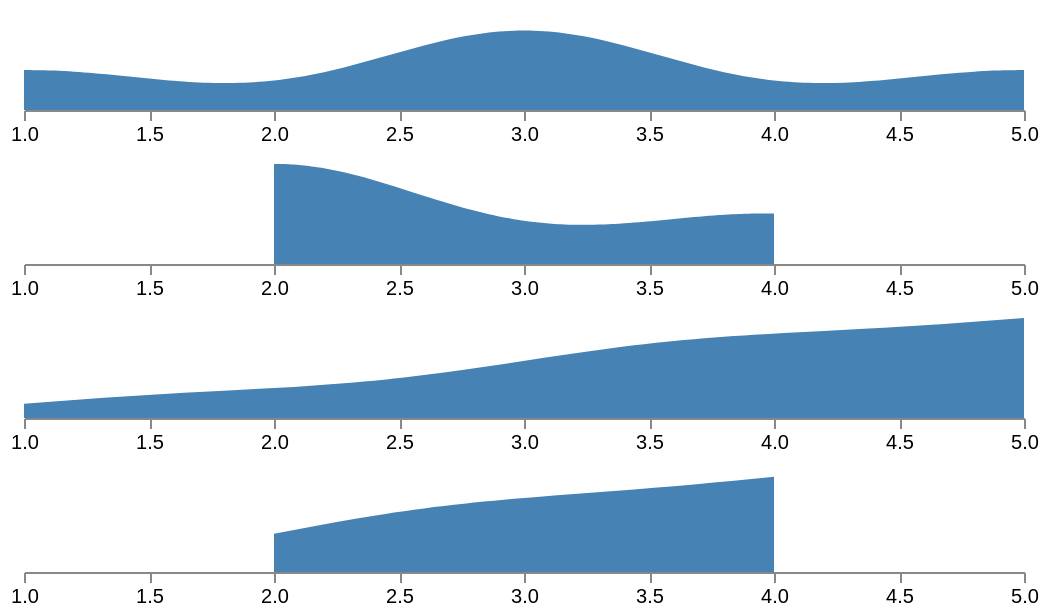

Write a Vega-Lite specification for this figure.
### Vega specification from a JSON file in a GitHub repository (floating-point values rounded to 4 significant figures)
{"$schema": "https://vega.github.io/schema/vega/v5.json", "width": 500, "padding": 5, "signals": [{"name": "plotHeight", "value": 50}, {"name": "bandwidth", "value": 0, "bind": {"input": "range", "min": 0, "max": 1, "step": 0.01}}], "data": [{"name": "points", "values": [{"k": "a", "v": 1}, {"k": "a", "v": 3}, {"k": "a", "v": 3}, {"k": "a", "v": 5}, {"k": "b", "v": 2}, {"k": "b", "v": 2}, {"k": "b", "v": 4}]}, {"name": "pdf", "source": "points", "transform": [{"type": "kde", "groupby": ["k"], "field": "v", "bandwidth": {"signal": "bandwidth"}}]}, {"name": "cdf", "source": "points", "transform": [{"type": "kde", "cumulative": true, "groupby": ["k"], "field": "v", "bandwidth": {"signal": "bandwidth"}}]}], "scales": [{"name": "xscale", "type": "linear", "range": "width", "domain": {"data": "points", "field": "v"}, "zero": false, "nice": true}, {"name": "ypdf", "type": "linear", "range": [{"signal": "plotHeight"}, 0], "domain": {"data": "pdf", "field": "density"}}, {"name": "ycdf", "type": "linear", "range": [{"signal": "plotHeight"}, 0], "domain": {"data": "cdf", "field": "density"}}], "layout": {"columns": 1, "padding": 10}, "marks": [{"type": "group", "from": {"facet": {"data": "pdf", "name": "facet", "groupby": "k"}}, "encode": {"enter": {"height": {"signal": "plotHeight"}}}, "axes": [{"orient": "bottom", "scale": "xscale", "zindex": 1}], "marks": [{"type": "area", "from": {"data": "facet"}, "encode": {"update": {"x": {"scale": "xscale", "field": "value"}, "y": {"scale": "ypdf", "field": "density"}, "y2": {"scale": "ypdf", "value": 0}, "fill": {"value": "steelblue"}}}}]}, {"type": "group", "from": {"facet": {"data": "cdf", "name": "facet", "groupby": "k"}}, "encode": {"enter": {"height": {"signal": "plotHeight"}}}, "axes": [{"orient": "bottom", "scale": "xscale", "zindex": 1}], "marks": [{"type": "area", "from": {"data": "facet"}, "encode": {"update": {"x": {"scale": "xscale", "field": "value"}, "y": {"scale": "ycdf", "field": "density"}, "y2": {"scale": "ycdf", "value": 0}, "fill": {"value": "steelblue"}}}}]}]}
